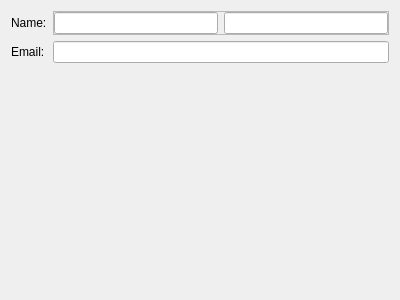
<?xml version="1.0" encoding="UTF-8"?>
<ui version="4.0">
 <class>UserWidget</class>
 <widget class="QWidget" name="UserWidget">
  <property name="geometry">
   <rect>
    <x>0</x>
    <y>0</y>
    <width>400</width>
    <height>300</height>
   </rect>
  </property>
  <property name="windowTitle">
   <string>Form</string>
  </property>
  <layout class="QVBoxLayout" name="verticalLayout">
   <item>
    <layout class="QFormLayout" name="formLayout">
     <item row="1" column="0">
      <widget class="QLabel" name="label">
       <property name="text">
        <string>Name:</string>
       </property>
      </widget>
     </item>
     <item row="2" column="0">
      <widget class="QLabel" name="label_2">
       <property name="text">
        <string>Email:</string>
       </property>
      </widget>
     </item>
     <item row="2" column="1">
      <widget class="QLineEdit" name="emailEdit"/>
     </item>
     <item row="1" column="1">
      <widget class="QFrame" name="frame">
       <property name="frameShape">
        <enum>QFrame::StyledPanel</enum>
       </property>
       <property name="frameShadow">
        <enum>QFrame::Raised</enum>
       </property>
       <layout class="QHBoxLayout" name="horizontalLayout">
        <property name="leftMargin">
         <number>0</number>
        </property>
        <property name="topMargin">
         <number>0</number>
        </property>
        <property name="rightMargin">
         <number>0</number>
        </property>
        <property name="bottomMargin">
         <number>0</number>
        </property>
        <item>
         <widget class="QLineEdit" name="firstNameEdit"/>
        </item>
        <item>
         <widget class="QLineEdit" name="lastNameEdit"/>
        </item>
       </layout>
      </widget>
     </item>
    </layout>
   </item>
   <item>
    <spacer name="verticalSpacer">
     <property name="orientation">
      <enum>Qt::Vertical</enum>
     </property>
     <property name="sizeHint" stdset="0">
      <size>
       <width>20</width>
       <height>135</height>
      </size>
     </property>
    </spacer>
   </item>
  </layout>
 </widget>
 <resources/>
 <connections/>
</ui>
